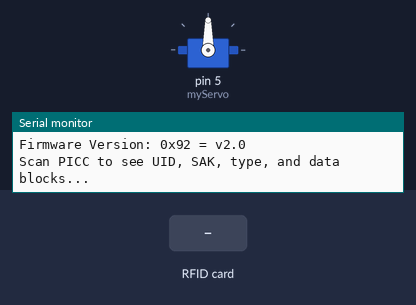
The sketch below on a simulated Arduino Uno, built with avr-gcc and run on an emulated ATmega328P. Shown: servo, the last lines printed to the serial monitor. The test bench sets the inputs (shaded band).

Above: at 1.2 s.
1.3 s: RFID card 5E 7A 19 C4 held to the reader
At 2.2 s:
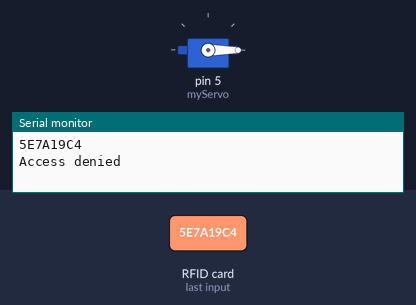
2.8 s: RFID card 53 85 57 10 held to the reader
At 3.6 s:
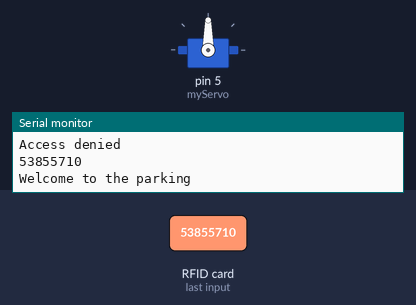
Timing chart, 0 to 7.3 s (numbered marks = the images above; inputs shaded):
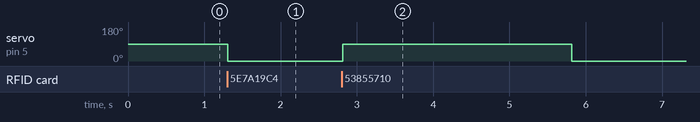

Measured:
- after the input at 1.3 s, servo on pin 5 (myServo): 90° → 0° at once
- after the input at 2.8 s, servo on pin 5 (myServo): 0° → 90° at once, → 0° 3.0 s later

The sketch:

RFID_CAR_PARKING.ino
```cpp
// (licence header left out)
#include <SPI.h>
#include <MFRC522.h>
#include <Servo.h>

#define RST_PIN         4          // Configurable, see typical pin layout above
#define SS_PIN          10         // Configurable, see typical pin layout above

Servo myServo;
byte ReadCard[4];
String UserID="";
String ParkingID="53855710";
MFRC522 mfrc522(SS_PIN, RST_PIN);  // Create MFRC522 instance

void setup() {
	myServo.attach(5);
	Serial.begin(9600);		// Initialize serial communications with the PC
	while (!Serial);		// Do nothing if no serial port is opened (added for Arduinos based on ATMEGA32U4)
	SPI.begin();			// Init SPI bus
	mfrc522.PCD_Init();		// Init MFRC522
	delay(4);				// Optional delay. Some board do need more time after init to be ready, see Readme
	mfrc522.PCD_DumpVersionToSerial();	// Show details of PCD - MFRC522 Card Reader details
	Serial.println(F("Scan PICC to see UID, SAK, type, and data blocks..."));
}

void loop() {
  UserID="";
	// Reset the loop if no new card present on the sensor/reader. This saves the entire process when idle.
	if ( ! mfrc522.PICC_IsNewCardPresent()) {
		return;
	}

	// Select one of the cards
	if ( ! mfrc522.PICC_ReadCardSerial()) {
		return;
	}

	// Dump debug info about the card; PICC_HaltA() is automatically called
  for(uint8_t i=0; i<4;i++){
    //ReadCard[i]=mfrc522.uid.uidByte[i];
    UserID.concat(String(mfrc522.uid.uidByte[i], HEX));
  }
  UserID.toUpperCase();
  mfrc522.PICC_HaltA();
  Serial.println(UserID);

  if(UserID==ParkingID){
    Serial.println("Welcome to the parking");
    myServo.write(90);
    delay(3000);
    myServo.write(0);
  }
  else{
    Serial.println("Access denied");
    myServo.write(0);
  }

  /*
  for(int i=0; i<4;i++){
    Serial.print(ReadCard[i]);
    Serial.println();
  }
  */
  //Serial.println(UserID);

}
```
